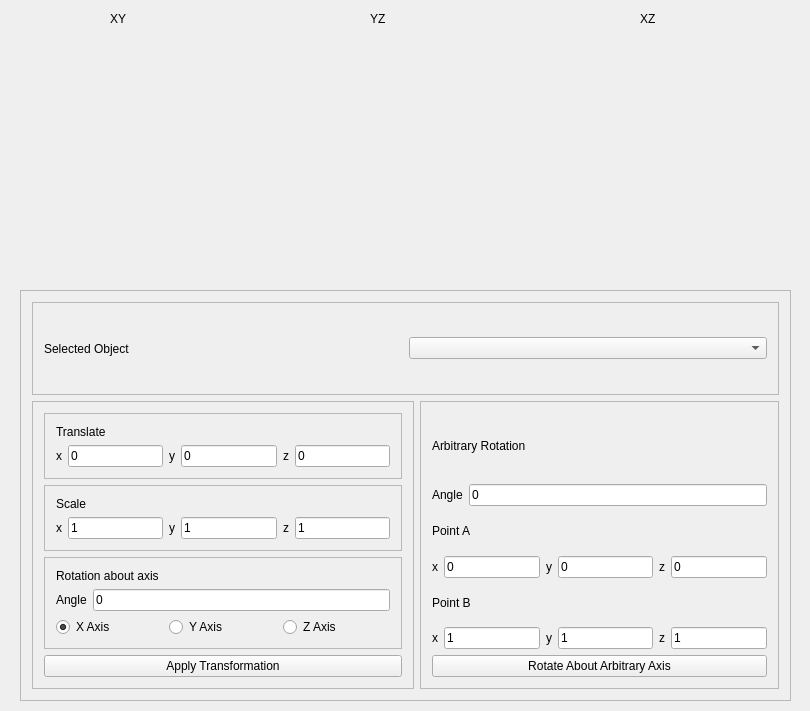
<?xml version="1.0" encoding="UTF-8"?>
<ui version="4.0">
 <class>MainWindow</class>
 <widget class="QMainWindow" name="MainWindow">
  <property name="geometry">
   <rect>
    <x>0</x>
    <y>0</y>
    <width>810</width>
    <height>711</height>
   </rect>
  </property>
  <property name="windowTitle">
   <string>MainWindow</string>
  </property>
  <widget class="QWidget" name="centralWidget">
   <widget class="GLWidget" name="View1" native="true">
    <property name="geometry">
     <rect>
      <x>20</x>
      <y>30</y>
      <width>250</width>
      <height>250</height>
     </rect>
    </property>
    <property name="accessibleName">
     <string>XY</string>
    </property>
   </widget>
   <widget class="GLWidget" name="View3" native="true">
    <property name="geometry">
     <rect>
      <x>540</x>
      <y>30</y>
      <width>250</width>
      <height>250</height>
     </rect>
    </property>
    <property name="accessibleName">
     <string>YZ</string>
    </property>
    <zorder>frame_2</zorder>
   </widget>
   <widget class="GLWidget" name="View2" native="true">
    <property name="geometry">
     <rect>
      <x>280</x>
      <y>30</y>
      <width>250</width>
      <height>250</height>
     </rect>
    </property>
    <property name="accessibleName">
     <string>XZ</string>
    </property>
   </widget>
   <widget class="QFrame" name="frame_6">
    <property name="geometry">
     <rect>
      <x>20</x>
      <y>290</y>
      <width>771</width>
      <height>411</height>
     </rect>
    </property>
    <property name="frameShape">
     <enum>QFrame::StyledPanel</enum>
    </property>
    <property name="frameShadow">
     <enum>QFrame::Raised</enum>
    </property>
    <layout class="QVBoxLayout" name="verticalLayout_8">
     <item>
      <layout class="QHBoxLayout" name="horizontalLayout_17">
       <item>
        <widget class="QFrame" name="frame_7">
         <property name="frameShape">
          <enum>QFrame::StyledPanel</enum>
         </property>
         <property name="frameShadow">
          <enum>QFrame::Raised</enum>
         </property>
         <layout class="QHBoxLayout" name="horizontalLayout_22">
          <item>
           <widget class="QLabel" name="label_21">
            <property name="text">
             <string>Selected Object</string>
            </property>
           </widget>
          </item>
          <item>
           <widget class="QComboBox" name="selectedpolygon"/>
          </item>
         </layout>
        </widget>
       </item>
      </layout>
     </item>
     <item>
      <layout class="QHBoxLayout" name="horizontalLayout_18">
       <item>
        <widget class="QFrame" name="frame_5">
         <property name="frameShape">
          <enum>QFrame::StyledPanel</enum>
         </property>
         <property name="frameShadow">
          <enum>QFrame::Raised</enum>
         </property>
         <layout class="QVBoxLayout" name="verticalLayout_7">
          <item>
           <widget class="QFrame" name="frame_3">
            <property name="frameShape">
             <enum>QFrame::StyledPanel</enum>
            </property>
            <property name="frameShadow">
             <enum>QFrame::Raised</enum>
            </property>
            <layout class="QVBoxLayout" name="verticalLayout_2">
             <item>
              <widget class="QLabel" name="label_2">
               <property name="text">
                <string>Translate</string>
               </property>
              </widget>
             </item>
             <item>
              <layout class="QHBoxLayout" name="horizontalLayout_4">
               <item>
                <layout class="QHBoxLayout" name="horizontalLayout_3">
                 <item>
                  <widget class="QLabel" name="label_4">
                   <property name="text">
                    <string>x</string>
                   </property>
                  </widget>
                 </item>
                 <item>
                  <widget class="QLineEdit" name="translatex">
                   <property name="text">
                    <string>0</string>
                   </property>
                  </widget>
                 </item>
                </layout>
               </item>
               <item>
                <layout class="QHBoxLayout" name="horizontalLayout_2">
                 <item>
                  <widget class="QLabel" name="label_5">
                   <property name="text">
                    <string>y</string>
                   </property>
                  </widget>
                 </item>
                 <item>
                  <widget class="QLineEdit" name="translatey">
                   <property name="text">
                    <string>0</string>
                   </property>
                  </widget>
                 </item>
                </layout>
               </item>
               <item>
                <layout class="QHBoxLayout" name="horizontalLayout">
                 <item>
                  <widget class="QLabel" name="label_6">
                   <property name="text">
                    <string>z</string>
                   </property>
                  </widget>
                 </item>
                 <item>
                  <widget class="QLineEdit" name="translatez">
                   <property name="text">
                    <string>0</string>
                   </property>
                  </widget>
                 </item>
                </layout>
               </item>
              </layout>
             </item>
            </layout>
           </widget>
          </item>
          <item>
           <widget class="QFrame" name="frame_4">
            <property name="frameShape">
             <enum>QFrame::StyledPanel</enum>
            </property>
            <property name="frameShadow">
             <enum>QFrame::Raised</enum>
            </property>
            <layout class="QVBoxLayout" name="verticalLayout">
             <item>
              <widget class="QLabel" name="label">
               <property name="text">
                <string>Scale</string>
               </property>
              </widget>
             </item>
             <item>
              <layout class="QHBoxLayout" name="horizontalLayout_13">
               <item>
                <layout class="QHBoxLayout" name="horizontalLayout_14">
                 <item>
                  <widget class="QLabel" name="label_16">
                   <property name="text">
                    <string>x</string>
                   </property>
                  </widget>
                 </item>
                 <item>
                  <widget class="QLineEdit" name="scalex">
                   <property name="text">
                    <string>1</string>
                   </property>
                  </widget>
                 </item>
                </layout>
               </item>
               <item>
                <layout class="QHBoxLayout" name="horizontalLayout_15">
                 <item>
                  <widget class="QLabel" name="label_17">
                   <property name="text">
                    <string>y</string>
                   </property>
                  </widget>
                 </item>
                 <item>
                  <widget class="QLineEdit" name="scaley">
                   <property name="text">
                    <string>1</string>
                   </property>
                  </widget>
                 </item>
                </layout>
               </item>
               <item>
                <layout class="QHBoxLayout" name="horizontalLayout_16">
                 <item>
                  <widget class="QLabel" name="label_18">
                   <property name="text">
                    <string>z</string>
                   </property>
                  </widget>
                 </item>
                 <item>
                  <widget class="QLineEdit" name="scalez">
                   <property name="text">
                    <string>1</string>
                   </property>
                  </widget>
                 </item>
                </layout>
               </item>
              </layout>
             </item>
            </layout>
            <zorder>scalez</zorder>
            <zorder>scaley</zorder>
            <zorder>label</zorder>
            <zorder>scalex</zorder>
            <zorder>label_18</zorder>
            <zorder>label_17</zorder>
            <zorder>label_16</zorder>
            <zorder>label</zorder>
            <zorder>layoutWidget_3</zorder>
           </widget>
          </item>
          <item>
           <widget class="QFrame" name="frame">
            <property name="minimumSize">
             <size>
              <width>0</width>
              <height>0</height>
             </size>
            </property>
            <property name="frameShape">
             <enum>QFrame::StyledPanel</enum>
            </property>
            <property name="frameShadow">
             <enum>QFrame::Raised</enum>
            </property>
            <layout class="QVBoxLayout" name="verticalLayout_3">
             <item>
              <widget class="QLabel" name="label_3">
               <property name="text">
                <string>Rotation about axis</string>
               </property>
              </widget>
             </item>
             <item>
              <layout class="QHBoxLayout" name="horizontalLayout_19">
               <item>
                <widget class="QLabel" name="label_19">
                 <property name="text">
                  <string>Angle</string>
                 </property>
                </widget>
               </item>
               <item>
                <widget class="QLineEdit" name="rotationamount">
                 <property name="text">
                  <string>0</string>
                 </property>
                </widget>
               </item>
              </layout>
             </item>
             <item>
              <layout class="QHBoxLayout" name="horizontalLayout_21">
               <item>
                <widget class="QRadioButton" name="xaxisrot">
                 <property name="text">
                  <string>X Axis</string>
                 </property>
                 <property name="checked">
                  <bool>true</bool>
                 </property>
                 <attribute name="buttonGroup">
                  <string notr="true">buttonGroup</string>
                 </attribute>
                </widget>
               </item>
               <item>
                <widget class="QRadioButton" name="yaxisrot">
                 <property name="text">
                  <string>Y Axis</string>
                 </property>
                 <attribute name="buttonGroup">
                  <string notr="true">buttonGroup</string>
                 </attribute>
                </widget>
               </item>
               <item>
                <widget class="QRadioButton" name="zaxisrot">
                 <property name="text">
                  <string>Z Axis</string>
                 </property>
                 <attribute name="buttonGroup">
                  <string notr="true">buttonGroup</string>
                 </attribute>
                </widget>
               </item>
              </layout>
             </item>
            </layout>
           </widget>
          </item>
          <item>
           <widget class="QPushButton" name="ApplyTransform">
            <property name="text">
             <string>Apply Transformation</string>
            </property>
           </widget>
          </item>
         </layout>
        </widget>
       </item>
       <item>
        <widget class="QFrame" name="frame_2">
         <property name="frameShape">
          <enum>QFrame::StyledPanel</enum>
         </property>
         <property name="frameShadow">
          <enum>QFrame::Raised</enum>
         </property>
         <layout class="QVBoxLayout" name="verticalLayout_4">
          <item>
           <widget class="QLabel" name="label_15">
            <property name="text">
             <string>Arbitrary Rotation</string>
            </property>
           </widget>
          </item>
          <item>
           <layout class="QHBoxLayout" name="horizontalLayout_20">
            <item>
             <widget class="QLabel" name="label_20">
              <property name="text">
               <string>Angle</string>
              </property>
             </widget>
            </item>
            <item>
             <widget class="QLineEdit" name="arbitraryrotation">
              <property name="text">
               <string>0</string>
              </property>
             </widget>
            </item>
           </layout>
          </item>
          <item>
           <layout class="QVBoxLayout" name="verticalLayout_5">
            <item>
             <widget class="QLabel" name="label_13">
              <property name="text">
               <string>Point A</string>
              </property>
             </widget>
            </item>
            <item>
             <layout class="QHBoxLayout" name="horizontalLayout_5">
              <item>
               <layout class="QHBoxLayout" name="horizontalLayout_6">
                <item>
                 <widget class="QLabel" name="label_7">
                  <property name="text">
                   <string>x</string>
                  </property>
                 </widget>
                </item>
                <item>
                 <widget class="QLineEdit" name="arbitraryx1">
                  <property name="text">
                   <string>0</string>
                  </property>
                 </widget>
                </item>
               </layout>
              </item>
              <item>
               <layout class="QHBoxLayout" name="horizontalLayout_7">
                <item>
                 <widget class="QLabel" name="label_8">
                  <property name="text">
                   <string>y</string>
                  </property>
                 </widget>
                </item>
                <item>
                 <widget class="QLineEdit" name="arbitraryy1">
                  <property name="text">
                   <string>0</string>
                  </property>
                 </widget>
                </item>
               </layout>
              </item>
              <item>
               <layout class="QHBoxLayout" name="horizontalLayout_8">
                <item>
                 <widget class="QLabel" name="label_9">
                  <property name="text">
                   <string>z</string>
                  </property>
                 </widget>
                </item>
                <item>
                 <widget class="QLineEdit" name="arbitraryz1">
                  <property name="text">
                   <string>0</string>
                  </property>
                 </widget>
                </item>
               </layout>
              </item>
             </layout>
            </item>
           </layout>
          </item>
          <item>
           <layout class="QVBoxLayout" name="verticalLayout_6">
            <item>
             <widget class="QLabel" name="label_14">
              <property name="text">
               <string>Point B</string>
              </property>
             </widget>
            </item>
            <item>
             <layout class="QHBoxLayout" name="horizontalLayout_9">
              <item>
               <layout class="QHBoxLayout" name="horizontalLayout_10">
                <item>
                 <widget class="QLabel" name="label_10">
                  <property name="text">
                   <string>x</string>
                  </property>
                 </widget>
                </item>
                <item>
                 <widget class="QLineEdit" name="arbitraryx2">
                  <property name="text">
                   <string>1</string>
                  </property>
                 </widget>
                </item>
               </layout>
              </item>
              <item>
               <layout class="QHBoxLayout" name="horizontalLayout_11">
                <item>
                 <widget class="QLabel" name="label_11">
                  <property name="text">
                   <string>y</string>
                  </property>
                 </widget>
                </item>
                <item>
                 <widget class="QLineEdit" name="arbitraryy2">
                  <property name="text">
                   <string>1</string>
                  </property>
                 </widget>
                </item>
               </layout>
              </item>
              <item>
               <layout class="QHBoxLayout" name="horizontalLayout_12">
                <item>
                 <widget class="QLabel" name="label_12">
                  <property name="text">
                   <string>z</string>
                  </property>
                 </widget>
                </item>
                <item>
                 <widget class="QLineEdit" name="arbitraryz2">
                  <property name="text">
                   <string>1</string>
                  </property>
                 </widget>
                </item>
               </layout>
              </item>
             </layout>
            </item>
           </layout>
          </item>
          <item>
           <widget class="QPushButton" name="applyrotation">
            <property name="text">
             <string>Rotate About Arbitrary Axis</string>
            </property>
           </widget>
          </item>
         </layout>
        </widget>
       </item>
      </layout>
     </item>
    </layout>
   </widget>
   <widget class="QLabel" name="label_22">
    <property name="geometry">
     <rect>
      <x>110</x>
      <y>10</y>
      <width>67</width>
      <height>17</height>
     </rect>
    </property>
    <property name="text">
     <string>XY</string>
    </property>
   </widget>
   <widget class="QLabel" name="label_23">
    <property name="geometry">
     <rect>
      <x>370</x>
      <y>10</y>
      <width>67</width>
      <height>17</height>
     </rect>
    </property>
    <property name="text">
     <string>YZ</string>
    </property>
   </widget>
   <widget class="QLabel" name="label_24">
    <property name="geometry">
     <rect>
      <x>640</x>
      <y>10</y>
      <width>67</width>
      <height>17</height>
     </rect>
    </property>
    <property name="text">
     <string>XZ</string>
    </property>
   </widget>
  </widget>
 </widget>
 <layoutdefault spacing="6" margin="11"/>
 <customwidgets>
  <customwidget>
   <class>GLWidget</class>
   <extends>QWidget</extends>
   <header>glwidget.h</header>
   <container>1</container>
  </customwidget>
 </customwidgets>
 <resources/>
 <connections/>
 <buttongroups>
  <buttongroup name="buttonGroup"/>
 </buttongroups>
</ui>
